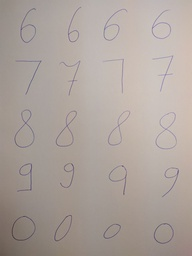
#> input picture test10.jpg, 192 x 256 px, shrunk from 960 x 1280 before the run
$ python main.py
#> lines starting #> are read from the running program, lines starting #| are printed output that depends on the picture; after the words box and inside, x2 and y2 are one past the last pixel; in counts of white or black regions, pixels touching at a corner belong together
#> further down, imm is the input picture: shape (256, 192, 3); mean B, G, R 156.7, 162.9, 173
### digit_recognizer.py
import cv2
import numpy as np
import matplotlib.pyplot as plt
from queue import Queue

from image_processing_tools import *
from digit_recognition_tools import *
from coord_operations import *


def recognize(img):
    '''Function to recognize digits on a white paper'''

    # the original image
    plt.imshow(img, cmap='gray')
    plt.show()

    # Preprocessing
    im = np.copy(img)
    h, w, d = im.shape
#> h = 256; w = 192; d = 3

    #   converting to gray image
    im = to_gray(im)
    h, w = im.shape

    #   taking negative
    im = negative(im)

    #   applying sobel edge detection
    # im = sobel(im)
    im = union(sobel(im), dilation(im, mp=thresholding(im, thresh_val(im))))

    #   closing procedure to remove roughness and gaps
    im = closing(im)

    #   the preprocessed image
    plt.imshow(im, cmap='gray')
    plt.show()
    plt.imsave('preprocessed.png', im, cmap='gray')

    # extracting connected components (digits)
    adjs = [
        (-1, 0),
        (-1, 1),
        (0, 1),
        (1, 1),
        (1, 0),
        (1, -1),
        (0, -1),
        (-1, -1)
    ]

    rows = []
    i = 0
    while i < h:
        if np.sum(im[i]) == 0:
            i+=1
        else:
            begin_i = i
            while i<h and np.sum(im[i])>0:
                i+=1
            rows.append((begin_i, i))

    final_nums2 = []

    for i1, i2 in rows:
        # BFS
        nums = []
        im2 = np.copy(im)
        max_pxs = 0
        pxss = []
        cords = []
        for j in range(w):
            for i in range(i1, i2):
                if im[i][j] == 1:
                    num = np.zeros((h, w), dtype=int)
                    q = Queue()
                    q.put((i, j))
                    im[i][j] = 0
                    num[i][j] = 1
                    pxs = 1
                    minx = i
                    miny = j
                    maxx = i
                    maxy = j
                    while not q.empty():
                        x, y = q.get()
                        for adj in adjs:
                            ax, ay = x+adj[0], y+adj[1]
                            if (ax >= 0 and ax < h and ay >= 0 and ay < w and
                                im[ax][ay] == 1):
                                q.put((ax, ay))
                                im[ax][ay] = 0
                                num[ax][ay] = 1
                                pxs += 1
                                if ax < minx:
                                    minx = ax
                                if ax > maxx:
                                    maxx= ax
                                if ay < miny:
                                    miny = ay
                                if ay > maxy:
                                    maxy= ay
                    if pxs > max_pxs:
                        max_pxs = pxs
                    pxss.append(pxs)
                    # cords.append(  ( (minx, miny), (maxx, maxy) )  )
                    num = add_frame(get_subarray(num, (minx, miny), (maxx, maxy)), thick=1)
                    nums.append(num)
        # cropping components
        nums2 = []
        for i in range(len(pxss)):
            if pxss[i] <= max_pxs/10:
                continue
            nums2.append(nums[i])
        final_nums2.append(nums2)

    # running recognition for each component
    final_res = []
    for i in range(len(final_nums2)):
        res = []
        for j in range(len(final_nums2[i])):
            res.append(digit_recognize(final_nums2[i][j]))
            print(res[-1])
        final_res.append(res)

    return final_res


def digit_recognize(img):
    # cropped image
    show(img)

    # Preprocessing
    thickness = 5
    h, w = img.shape
    # resizeing
    dim = 75
    zoom_coef = min(dim/h, dim/w)
    im = zoom_bilinear_interpolation(img, zoom_coef)
    im = add_frame(im)

    h, w = im.shape

    # closing
    im = closing(im)

    # filling defects
    im = defect_filling(im)

    # The result of preprocessing
    show(im)

    # count the number of holes
    holes = get_holes(im)
    num_holes = len(holes) - 1

    # 2 holes -> 8
    if num_holes == 2:
        return 8

    # finding highest and lowest points
    lowest_p = lowest_point(im)
    highest_p = highest_point(im)

    # majos/minor axis
    p1, p2 = major_axis(im)
    mj = dist(p1, p2)
    q1, q2 = minor_axis(im, (p1, p2))

    # very thin -> 1
    if dist(q1, q2) < dim*0.1:
        return 1


    if num_holes == 1:
        h1, h2 = major_axis(holes[1])
        # hole is big -> 0
        if dist(h1, h2) > dist(p1, p2)*0.75:
            return 0
        hm = mid(h1, h2)
        # hole at the bottom -> 6/2, at the top -> 9
        if dist(hm, p2) < dist(p1, p2)/2:
            if dist(h1, h2) > dist(q1, q2)/2:
                return 6
            else:
                return 2
        else:
            return 9

    # finding top points
    vertices = []
    tp = top_maxs(im)
    for i in range(len(tp)):
        y1, y2, x = tp[i]
        y = (y1+y2)//2
        if abs(y1-y2) <= thickness:
            if len(vertices) == 0:
                vertices.append((x, y))
            elif abs(vertices[0][0] - x) < mj*0.3 and abs(vertices[0][1] - y) >= thickness:
                vertices.append((x, y))
                break
    if len(vertices) == 2:
        # if 2 top points , then connect them
        four = draw_line_h(im, vertices[0], vertices[1])
        fholes = get_holes(four)
        fnum_holes = len(fholes) - 1
        if fnum_holes == 1:
            return 4

    # find horizontal lines
    hls = horizontal_lines(im, thickness)
    for lp, rp in hls:
        m = mid(lp, rp)
        d = lowest_p[0] - highest_p[0]
        if highest_p[0] + 0.3*d <= m[0] <= lowest_p[0] - 0.3*d:
            return 7

    # find 3 left points
    lps = sorted(list(map(lambda p: ((p[0]+p[1])//2, p[2]), left_maxs(im))))
    d = lowest_p[0] - highest_p[0]
    if (len(lps) == 3 and
        highest_p[0] + 0.2*d <= lps[1][0] <= lowest_p[0] - 0.2*d and
        not check_vertical_line(im, lps[0], lps[1]) and
        not check_vertical_line(im, lps[1], lps[2])):
        return 3

    # analyzing thickness from bottom
    vsum = list(filter(lambda a: a>0, widths(im) ))
    line_lo = 0
    for i in range(-1, -len(vsum)-1, -1):
        if vsum[i] <= thickness:
            line_lo += 1
        else:
            break
    if line_lo > d*0.7:
        return 7
    if line_lo > d*0.35:
        return 1


    # distance from right in upper part vs. distance from left in lower part
    rds = dists_from_right(im)[3:]
    lds = dists_from_left(im)[:-3]
    wmx = w - min(rds) - min(lds)
    mx1 = max(rds[:len(rds)//2])
    mx2 = max(lds[len(lds)//2:])
    if (mx2+mx1)-w >= 0.3*wmx:
        return 5

    # 1 vs. 2: connecting mid point with lower left point
    # hole -> 1, else 2
    d = dist(lowest_p, highest_p)
    lower_part_x = round(lowest_p[0] - 0.3*d)
    im2 = np.concatenate( (np.zeros((3, w), dtype=int), im[lower_part_x:][:]), axis=0)
    up2 = highest_point(im2)
    lp2 = lefter_point(im2)
    im2 = draw_line_v(im2, lp2, up2, t=2)
    # closing
    im2 = closing(im2)
    # filling defects
    im2 = defect_filling(im2)
    holes2 = get_holes(im2)
    num_holes2 = len(holes2)-1
    if num_holes2 >= 1:
        for hl in holes2:
            pm = any_point(hl)
            a, b = line_equation(lp2, up2)
            y = pm[0]*a + b
            if y>=pm[1]:
                return 2
        return 1

    # 2 by default
    return 2

### image_processing_tools.py
import cv2
import numpy as np
import math
import matplotlib.pyplot as plt
from math import floor, ceil, sqrt


def to_gray(img):
    h, w, d = img.shape
#> h = 256; w = 192; d = 3
    res = np.zeros((h, w), dtype=int)
    for i in range(h):
        for j in range(w):
            r, g, b = img[i][j]
            res[i][j] = round(np.sum(img[i][j])/3)
            # res[i][j] = round(sqrt((r**2+g**2+b**2)/3))
    return res


def negative(img):
    h, w = img.shape
#> h = 256; w = 192
    res = np.zeros((h, w), dtype=int)
    for i in range(h):
        for j in range(w):
            res[i][j] = 255 - img[i][j]
    return res


def thresholding(img, threshold=95):
    res = np.copy(img)
    h, w = img.shape
    for i in range(h):
        for j in range(w):
            if res[i][j] < threshold:
                res[i][j] = 0
            else:
                res[i][j] = 1
    return res


def hit(img, mask, x, y):
    t, l = mask.shape
    t//=2
    l//=2
    for i in range(-t, t+1):
        mi = i+t
        for j in range(-l, l+1):
            mj = j+l
            if (not np.isnan(mask[mi][mj])) and mask[mi][mj] == img[x+i][y+j]:
                return 1
    return 0


def fit(img, mask, x, y):
    t, l = mask.shape
    t//=2
    l//=2
    for i in range(-t, t+1):
        mi = i+t
        for j in range(-l, l+1):
            mj = j+l
            if not np.isnan(mask[mi][mj]) and mask[mi][mj] != img[x+i][y+j]:
                return 0
    return 1


def spatial_filtering(img, mask, op, dtype=int, mp=None):
    im = np.copy(img)
    h, w = im.shape
#> h = 256; w = 192
    t, l = mask.shape
#> t = 3; l = 3
    t//=2
#> t = 1
    l//=2
#> l = 1
    # im = np.concatenate( (np.full([h, l], np.nan), im, np.full([h, l], np.nan)), axis=1)
    # im = np.concatenate( (np.full([t, w+2*l], np.nan), im, np.full([t, w+2*l], np.nan)), axis=0)
    res = np.zeros((h, w), dtype=dtype)
    for i in range(t, h-t):
        for j in range(l, w-l):
            if mp is None or mp[i][j]:
                if dtype == int:
                    res[i][j] = round(op(im, mask, i, j))
                else:
                    res[i][j] = op(im, mask, i, j)
    return res


def dilation(img, mask=np.array([[1, 1, 1], [1, 1, 1], [1, 1, 1]]), mp=None):
    return spatial_filtering(img, mask, hit, mp=mp)


def erosion(img, mask=np.array([[1, 1, 1], [1, 1, 1], [1, 1, 1]])):
    return spatial_filtering(img, mask, fit)


# [8 lines left out: function intersection, not called in this run]


def union(A, B):
    h, w = A.shape
    res = np.zeros((h, w), dtype=int)
    for i in range(h):
        for j in range(w):
            if A[i][j] == 1 or B[i][j] == 1:
                res[i][j] = 1
    return res


# [21 lines left out: functions complement, region_filling, not called in this run]


def closing(img):
    s = np.array([[1, 1, 1], [1, 1, 1], [1, 1, 1]])
    return erosion(erosion(dilation(dilation(img))))


def linear_filter_at(img, mask, x, y):
    t, l = mask.shape
    t//=2
    l//=2
    res = 0.0
    for i in range(-t, t+1):
        mi = i+t
        for j in range(-l, l+1):
            mj = j+l
            if not np.isnan(mask[mi][mj]) and not np.isnan(img[x+i][y+j]):
                res += mask[mi][mj]*img[x+i][y+j]
    return res


def linear_filtering(img, mask, dtype=float):
    return spatial_filtering(img, mask, linear_filter_at, dtype=dtype)


def sobel(img, threshold=90):
    zI_horizontal = linear_filtering(img, np.array([[-1,-2,-1],[0,0,0],[1,2,1]]))
    zI_vertical = linear_filtering(img,  np.array([[-1,0,1],[-2,0,2],[-1,0,1]]))
    h, w = img.shape
    res = np.zeros((h, w), dtype=int)
    for i in range(1, h-1):
        for j in range(1, w-1):

            p = math.sqrt( zI_vertical[i][j]**2 + zI_horizontal[i][j]**2 )
            if p > threshold:
                res[i][j] = 1
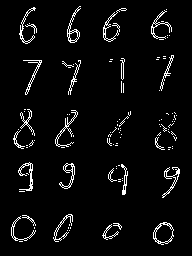
#> res: shape (256, 192) int64; values 0 (black) and 1 (white), 4.6% white in thin lines or dots, all inside (x1, y1, x2, y2) = (11, 6, 180, 245)
    return res


# [12 lines left out: function laplacian, not called in this run]


def zoom_bilinear_interpolation(img, zoom_coef):
    h, w = img.shape
    zH = round(h*zoom_coef)
    zW = round(w*zoom_coef)
    zI = np.zeros((zH, zW), dtype=int)
    for i in range(zH):
        for j in range(zW):
            map_i = ((i*h)/zH + ((i-1)*h)/zH)/2
            map_j = ((j*w)/zW + ((j-1)*w)/zW)/2

            near_i1 = math.floor(map_i) + 0.5
            near_j1 = math.floor(map_j) + 0.5
            near_i2 = math.ceil(map_i) - 0.5
            near_j2 = math.ceil(map_j) - 0.5

            nears_i = [0, 0]
            nears_i_size = 0
            nears_j = [0, 0]
            nears_j_size = 0
            if map_i == floor(map_i) + 0.5:
                nears_i[0] = floor(map_i)+0.5
                nears_i_size = 1
            elif map_i < floor(map_i) + 0.5:
                if map_i >= 0:
                    nears_i[1] = floor(map_i)-0.5
                    nears_i_size = nears_i_size + 1
                nears_i[0] = floor(map_i)+0.5
                nears_i_size = nears_i_size + 1
            else:
                if map_i <= h-2:
                    nears_i[1] = ceil(map_i)+0.5
                    nears_i_size = nears_i_size + 1
                nears_i[0] = floor(map_i)+0.5
                nears_i_size = nears_i_size + 1

            if map_j == floor(map_j) + 0.5:
                nears_j[0] = floor(map_j)+0.5
                nears_j_size = 1;
            elif map_j < floor(map_j) + 0.5:
                if map_j >= 0:
                    nears_j[1] = floor(map_j)-0.5
                    nears_j_size = nears_j_size + 1
                nears_j[0] = floor(map_j)+0.5
                nears_j_size = nears_j_size + 1
            else:
                if map_j <= w-2:
                    nears_j[1] = ceil(map_j)+0.5
                    nears_j_size = nears_j_size + 1
                nears_j[0] = floor(map_j)+0.5
                nears_j_size = nears_j_size + 1

            dists = 0
            sm = 0
            for a in range(nears_i_size):
                for b in range(nears_j_size):
                    d = sqrt((nears_i[a]+map_i)**2 + (nears_j[b]+map_j)**2)
                    dists = dists + 1/d
                    sm = sm + (img[round(nears_i[a]+0.5)][round(nears_j[b]+0.5)]/d)
            zI[i][j] = 1 if round(sm/dists) >= 1 else 0
    return zI


# [7 lines left out: function histogram, not called in this run]


def thresh_val(img):
    return (np.max(img) + np.min(img))*2.0/5.0


# [8 lines left out: function points_to_list, not called in this run]


def get_subarray(img, p1, p2):
    res = np.zeros(( p2[0]-p1[0]+1,  p2[1]-p1[1]+1), dtype=int)
    for i in range(p2[0]-p1[0]+1):
        for j in range(p2[1]-p1[1]+1):
            res[i][j] = img[i+p1[0]][j+p1[1]]
    return res


def add_frame(img, thick=3):
    h, w = img.shape
    im = img
    l = thick
    t = thick
    im = np.concatenate( (np.zeros([h, l], dtype=int), im, np.zeros([h, l], dtype=int)), axis=1)
    im = np.concatenate( (np.zeros([t, w+2*l], dtype=int), im, np.zeros([t, w+2*l], dtype=int)), axis=0)
    return im


# [7 lines left out: function transpose, not called in this run]

def show(img):
    plt.imshow(img, cmap='gray')
    plt.show()

### main.py
import cv2
import numpy as np
import matplotlib.pyplot as plt
from digit_recognizer import recognize

# write filename here
imm = cv2.imread("test10.jpg")

# The results
print(*recognize(imm), sep='\n')
#> after the loop in thresholding, `for i in range(h):`:
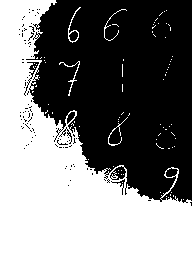
#> res: shape (256, 192) int64; values 0 (black) and 1 (white), 47.6% white; 84 white regions (79 under 20 px), largest, box (x1, y1, x2, y2) and area: (0, 0, 192, 256) 22955, (68, 7, 81, 43) 84, (59, 61, 80, 96) 84, (108, 117, 128, 146) 67, (104, 9, 127, 41) 62
#> after the loop in spatial_filtering (call 3), `for i in range(t, h-t):`: res: shape (256, 192) int64; every value is 0
#> after the loop in spatial_filtering (call 4), `for i in range(t, h-t):`: res: shape (256, 192) int64; values 0 (black) and 1 (white), 13.7% white; 26 white regions (2 under 20 px), largest, box (x1, y1, x2, y2) and area: (12, 108, 36, 150) 475, (54, 109, 79, 149) 432, (102, 7, 128, 43) 397
#> after the loop in spatial_filtering (call 5), `for i in range(t, h-t):`:
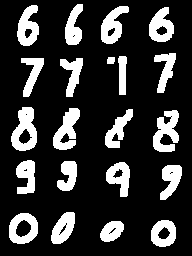
#> res: shape (256, 192) int64; values 0 (black) and 1 (white), 20.5% white; 21 white regions, largest, box (x1, y1, x2, y2) and area: (11, 107, 37, 151) 708, (153, 110, 179, 152) 678, (53, 108, 80, 150) 638
#> after the loop in spatial_filtering (call 6), `for i in range(t, h-t):`:
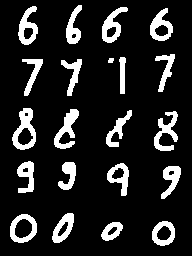
#> res: shape (256, 192) int64; values 0 (black) and 1 (white), 14% white; 21 white regions, largest, box (x1, y1, x2, y2) and area: (12, 108, 36, 150) 494, (54, 109, 79, 149) 446, (154, 111, 178, 151) 442
#> after the loop in spatial_filtering (call 7), `for i in range(t, h-t):`:
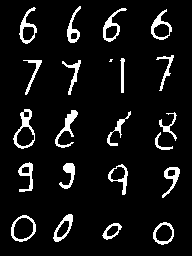
#> res: shape (256, 192) int64; values 0 (black) and 1 (white), 7.7% white; 22 white regions (1 under 20 px), largest, box (x1, y1, x2, y2) and area: (13, 109, 35, 149) 272, (55, 110, 78, 148) 262, (103, 8, 127, 42) 225
#> the loop in recognize, `for i1, i2 in rows:` made 5 passes
#> (i1, i2) on passes 1 to 5: (6, 44), (55, 95), (109, 150), (162, 198), (214, 245)
#> pass 1, in add_frame (call 3), `im = img`:
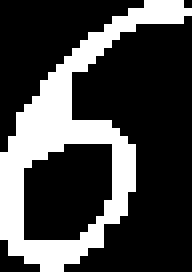
#> im: shape (34, 24) int64 (shown 8 times larger); values 0 (black) and 1 (white), 27.6% white; 1 white region, box (x1, y1, x2, y2) and area: (0, 0, 24, 34) 225
#> after the loop in recognize, `for i1, i2 in rows:`:
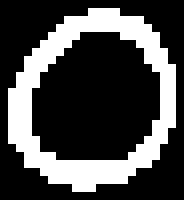
#> num: shape (25, 23) int64 (shown 8 times larger); values 0 (black) and 1 (white), 28.7% white in thin lines or dots, all inside (x1, y1, x2, y2) = (1, 1, 22, 24)
#> the loop in recognize, `for i in range(len(final_nums2)):` made 1 pass
#> (the run stopped early here; a loop or call above may not have finished)
